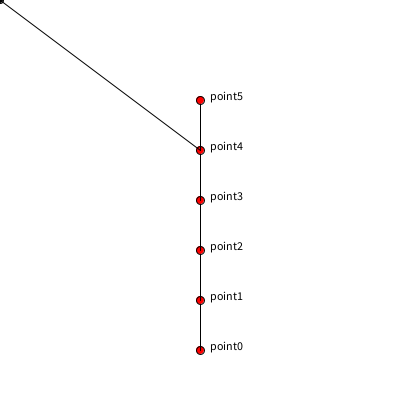
Frame 1 (no input)
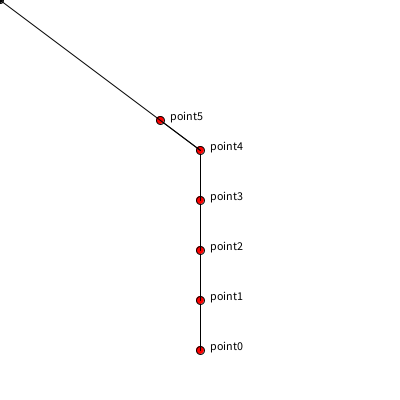
Frame 60 (the mouse pressed at the canvas centre just before this capture)
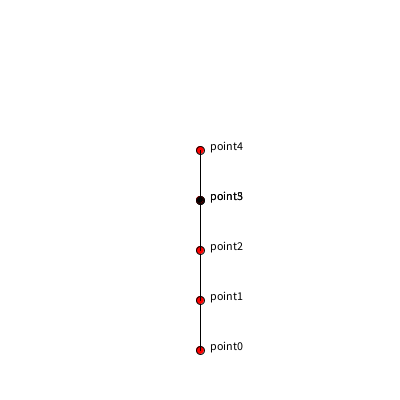
Frame 120 (the mouse held since frame 60 and released just before this capture)

The Processing sketch that drew these frames (run headless with seeded random() and noise(); from frame 60 on, the mouse is pressed at the canvas centre):

// Processing sketch: week14_6
// ── week14_6.pde
//week14-6
//用簡單的線段，來解真的ID的運算
void setup(){
  size(400,400);
  for(int i=0;i<6;i++){
    p[i]=new PVector(200,350-50*i);
  }
}
PVector[]p= new PVector[6];
void draw(){
   background(255);
   for(int i=0;i<6;i++){
     if(i>0) line(p[i-1].x,p[i-1].y,p[i].x,p[i].y);
     fill(255,0,0);
     ellipse(p[i].x,p[i].y,8,8);
     fill(0);
     text("point"+i,p[i].x+10,p[i].y);
   }
   PVector now=new PVector(mouseX,mouseY);//現在位置
   PVector v=PVector.sub(now,p[4]).normalize().mult(50);//短向量
   //因為長度限制為50所以常向量先變成正規化
   p[5].x=p[4].x+v.x;//新的位置，是中心，再加上長度50的這小段
   p[5].y=p[4].y+v.y;//新的位置，是中心，再加上長度50的這小段
   ellipse(mouseX,mouseY,6,6);//滑鼠也有一個小點
   line(p[4].x,p[4].y,mouseX,mouseY);
}
